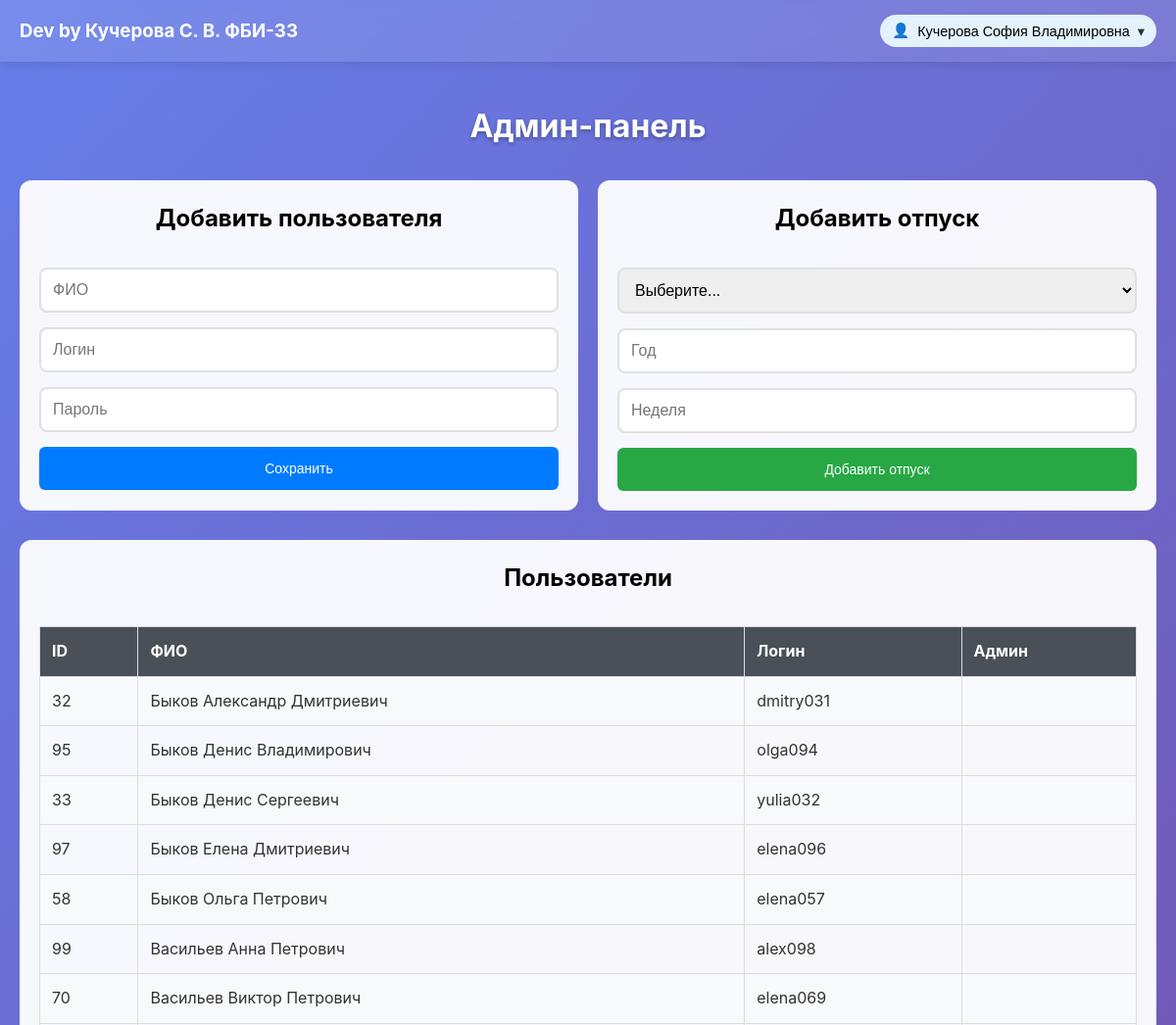
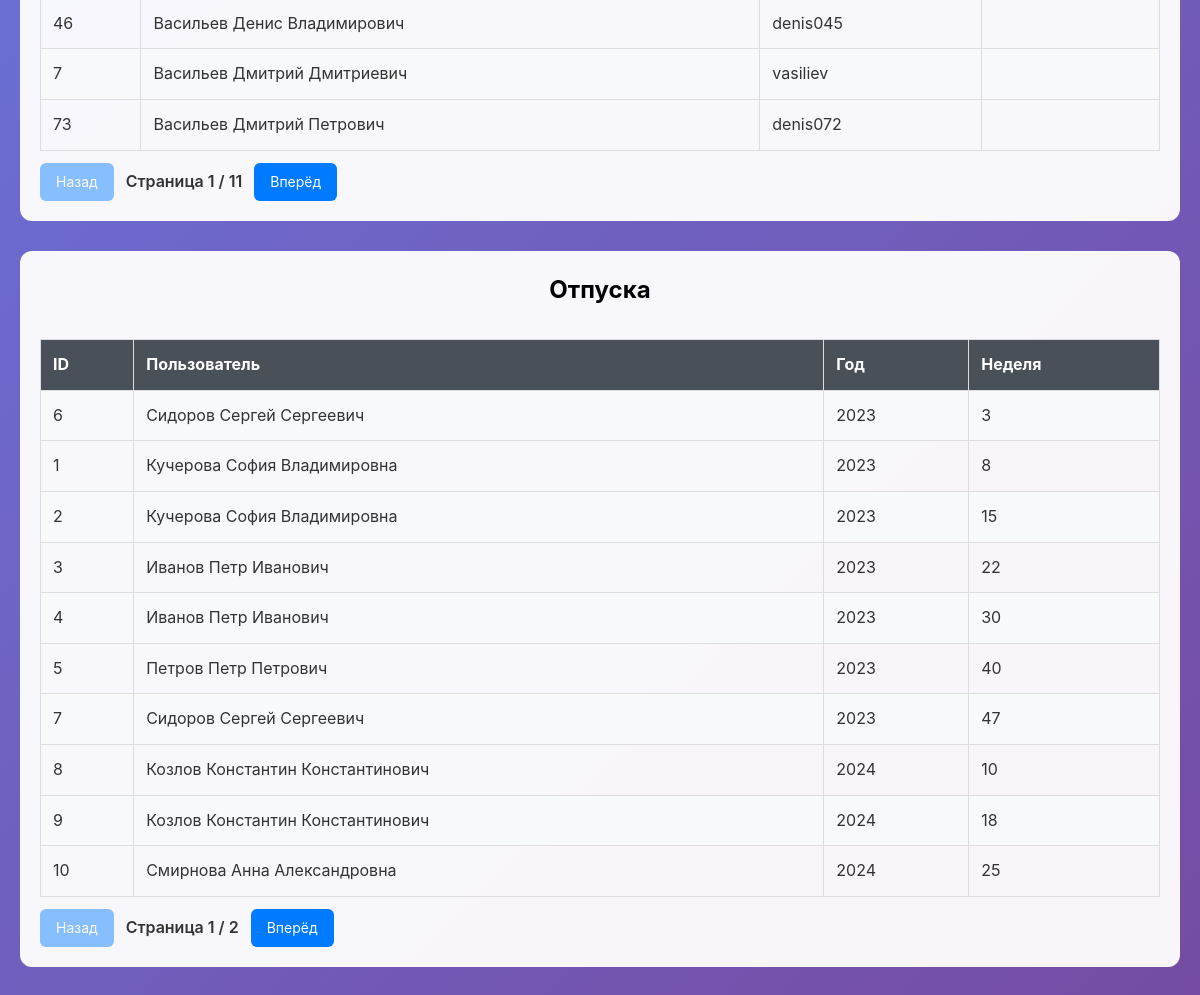
The page /admin (signed in) on the database its author committed (2 pictures, top to bottom).
### tables this page shows
CREATE TABLE users (
    id INTEGER PRIMARY KEY AUTOINCREMENT,
    full_name TEXT NOT NULL,
    login TEXT UNIQUE NOT NULL,
    password_hash TEXT NOT NULL,
    is_admin INTEGER DEFAULT 0
);

CREATE TABLE vacations (
    id INTEGER PRIMARY KEY AUTOINCREMENT,
    user_id INTEGER,
    year INTEGER NOT NULL,
    week_num INTEGER NOT NULL CHECK (week_num BETWEEN 1 AND 52),
    FOREIGN KEY(user_id) REFERENCES users(id) ON DELETE CASCADE,
    UNIQUE(year, week_num)
);

### app.py (the view, shortened to what this page needs)
@app.route('/admin', methods=['GET', 'POST'])
def admin_dashboard():
    if not session.get('is_admin'):
        flash('Доступ только для администратора')
        return redirect(url_for('index'))
    USERS_PER_PAGE = 10
    VACS_PER_PAGE = 10
    try:
        u_page = int(request.args.get('u_page', 1))
    except ValueError:
        u_page = 1
    try:
        v_page = int(request.args.get('v_page', 1))
    except ValueError:
        v_page = 1
    u_page = max(u_page, 1)
    v_page = max(v_page, 1)
    u_offset = (u_page - 1) * USERS_PER_PAGE
    v_offset = (v_page - 1) * VACS_PER_PAGE
    form_user = AdminUserForm()
    form_vacation = AdminVacationForm()
    with get_db() as conn:
        total_users = conn.execute('SELECT COUNT(*) AS cnt FROM users').fetchone()['cnt']
        total_vacs = conn.execute('SELECT COUNT(*) AS cnt FROM vacations').fetchone()['cnt']
        users = conn.execute(
            'SELECT * FROM users ORDER BY full_name LIMIT ? OFFSET ?',
            (USERS_PER_PAGE, u_offset)
        ).fetchall()
        vacations = conn.execute('''
            SELECT v.*, u.full_name
            FROM vacations v
            JOIN users u ON v.user_id = u.id
            ORDER BY v.year, v.week_num
            LIMIT ? OFFSET ?
        ''', (VACS_PER_PAGE, v_offset)).fetchall()
        all_users = conn.execute('SELECT id, full_name FROM users ORDER BY full_name').fetchall()
        form_vacation.user_id.choices = [('0', 'Выберите...')] + [(str(u['id']), u['full_name']) for u in all_users]
    u_pages = max(1, (total_users + USERS_PER_PAGE - 1) // USERS_PER_PAGE)
    v_pages = max(1, (total_vacs + VACS_PER_PAGE - 1) // VACS_PER_PAGE)
    if u_page > u_pages:
        u_page = u_pages
    if v_page > v_pages:
        v_page = v_pages
    return render_template(
        'dashboard.html',
        users=users,
        vacations=vacations,
        form_user=form_user,
        form_vacation=form_vacation,
        u_page=u_page, u_pages=u_pages,
        v_page=v_page, v_pages=v_pages
    )

### app.py
class AdminUserForm(FlaskForm):
    full_name = StringField('ФИО', [DataRequired()])
    login = StringField('Логин', [DataRequired(), Regexp(LOGIN_RE)])
    password = PasswordField('Пароль', [DataRequired(), Length(min=6), Regexp(LOGIN_RE)])
    submit = SubmitField('Сохранить')

class AdminVacationForm(FlaskForm):
    user_id = SelectField('Пользователь', [DataRequired()])
    year = IntegerField('Год', [DataRequired(), NumberRange(min=2000, max=2100)])
    week_num = IntegerField('Неделя', [DataRequired(), NumberRange(min=1, max=52)])
    submit = SubmitField('Добавить отпуск')

### app.py (called while the page is built)
@contextmanager
def get_db():
    conn = sqlite3.connect('vacations.db')
    conn.row_factory = sqlite3.Row
    try:
        yield conn
        conn.commit()
    except Exception:
        conn.rollback()
        raise
    finally:
        conn.close()

### templates/dashboard.html (shortened to what this page needs)
{% extends "base.html" %}
{% block content %}
<div class="admin-container">
    <h1>Админ-панель</h1>
    <div class="group-container">
        <div class="admin-section">
            <h2 class="form-h2">Добавить пользователя</h2>
            <form method="POST" class="form admin-form">
                <div class="form-row">
                    {{ form_user.full_name(class="form-input", placeholder="ФИО") }}
                    {{ form_user.login(class="form-input", placeholder="Логин") }}
                    {{ form_user.password(class="form-input", placeholder="Пароль") }}
                </div>
                {{ form_user.submit(class="btn btn-submit btn-primary") }}
            </form>
        </div>
        <div class="admin-section">
            <h2 class="form-h2">Добавить отпуск</h2>
            <form method="POST" class=" form admin-form">
                <div class="form-row">
                    {{ form_vacation.user_id(class="form-input") }}
                    {{ form_vacation.year(class="form-input", placeholder="Год") }}
                    {{ form_vacation.week_num(class="form-input", placeholder="Неделя") }}
                </div>
                {{ form_vacation.submit(class="btn btn-submit btn-success") }}
            </form>
        </div>
    </div>
    <div class="admin-section">
        <h2 class="form-h2">Пользователи</h2>
        <table class="admin-table" id="usersTable">
            <tr><th>ID</th><th>ФИО</th><th>Логин</th><th>Админ</th></tr>
            {% for user in users %}
            <tr class="js-user-row"
                data-id="{{ user.id }}"
                data-full_name="{{ user.full_name }}"
                data-login="{{ user.login }}"
                data-is_admin="{{ 1 if user.is_admin else 0 }}">
                <td class="clickable-td">{{ user.id }}</td>
                <td class="clickable-td" data-field="full_name">{{ user.full_name }}</td>
                <td class="clickable-td" data-field="login">{{ user.login }}</td>
                <td class="clickable-td" data-field="is_admin">
                </td>
            </tr>
            {% endfor %}
        </table>
        <div class="pager">
            <a class="btn btn-primary {% if u_page <= 1 %}btn-disabled{% endif %}"
               href="{{ url_for('admin_dashboard', u_page=u_page-1, v_page=v_page) }}">Назад</a>
            <span class="pager-info">Страница {{ u_page }} / {{ u_pages }}</span>
            <a class="btn btn-primary {% if u_page >= u_pages %}btn-disabled{% endif %}"
               href="{{ url_for('admin_dashboard', u_page=u_page+1, v_page=v_page) }}">Вперёд</a>
        </div>
    </div>
    <div class="admin-section">
        <h2 class="form-h2">Отпуска</h2>
        <table class="admin-table" id="vacationsTable">
            <tr><th>ID</th><th>Пользователь</th><th>Год</th><th>Неделя</th></tr>
            {% for vac in vacations %}
            <tr class="js-vac-row"
                data-id="{{ vac.id }}"
                data-user_id="{{ vac.user_id }}"
                data-year="{{ vac.year }}"
                data-week_num="{{ vac.week_num }}">
                <td class="clickable-td">{{ vac.id }}</td>
                <td class="clickable-td" data-field="user_id">{{ vac.full_name }}</td>
                <td class="clickable-td" data-field="year">{{ vac.year }}</td>
                <td class="clickable-td" data-field="week_num">{{ vac.week_num }}</td>
            </tr>
            {% endfor %}
        </table>
        <div class="pager">
            <a class="btn btn-primary {% if v_page <= 1 %}btn-disabled{% endif %}"
               href="{{ url_for('admin_dashboard', u_page=u_page, v_page=v_page-1) }}">Назад</a>
            <span class="pager-info">Страница {{ v_page }} / {{ v_pages }}</span>
            <a class="btn btn-primary {% if v_page >= v_pages %}btn-disabled{% endif %}"
               href="{{ url_for('admin_dashboard', u_page=u_page, v_page=v_page+1) }}">Вперёд</a>
        </div>
    </div>
</div>
{% endblock %}

### templates/base.html (shortened to what this page needs)
<!DOCTYPE html>
<html lang="ru">
<head>
    <link rel="stylesheet" href="{{ url_for('static', filename='style.css') }}">
</head>
<body>
    <div class="header">
        <h3 class="name-creator">Dev by Кучерова С. В. ФБИ-33</h3>
        {% if session.user_id %}
        <div class="user-menu" id="userMenu">
            <button class="user-menu-btn" id="userMenuBtn" type="button" aria-expanded="false">
                <span class="user-icon" aria-hidden="true">👤</span>
                <span class="user-name">{{ session.full_name }}</span>
                <span class="user-caret" aria-hidden="true">▾</span>
            </button>
        </div>
        {% endif %}
    </div>
    {% block content %}{% endblock %}
</body>
</html>

### static/style.css (style rules this page uses)
* { margin: 0; padding: 0; box-sizing: border-box; }
body { font-family: -apple-system, BlinkMacSystemFont, 'Segoe UI', Roboto, sans-serif; line-height: 1.6; color: #333; background: linear-gradient(135deg, #667eea 0%, #764ba2 100%); min-height: 100vh; }
.header { position: sticky; top: 0; background: rgba(255, 255, 255, 0.11); backdrop-filter: blur(10px); padding: 15px 20px; box-shadow: 0 2px 10px rgba(0,0,0,0.1); display: flex; justify-content: space-between; align-items: center; gap: 15px; z-index: 100; }
.name-creator { color: #fff; }
.btn, .btn-logout { padding: 8px 16px; border: none; border-radius: 6px; text-decoration: none; cursor: pointer; font-size: 14px; transition: all 0.2s; }
.btn-submit { padding: 14px 16px; }
.btn-primary { background: #007bff; color: white; }
.btn-success { background: #28a745; color: white; }
.group-container { display: flex; justify-content: center; gap: 20px; }
.form { display: flex; flex-direction: column; }
.form-h2 { color: #000000; text-shadow: none; }
.form-input { width: 100%; padding: 12px; border: 2px solid #e0e0e0; border-radius: 8px; font-size: 16px; transition: border-color 0.2s; }
h1, h2 { text-align: center; margin-bottom: 30px; color: white; text-shadow: 0 2px 4px rgba(0,0,0,0.3); }
.admin-container { max-width: 1200px; margin: 20px auto; padding: 20px; }
.admin-section { width: 100%; background: rgba(255,255,255,0.95); margin-bottom: 30px; padding: 20px; border-radius: 12px; }
.admin-form .form-row { display: flex; flex-direction: column; gap: 15px; margin-bottom: 15px; }
.admin-form .form-row .form-input { flex: 1; }
.admin-table { width: 100%; border-collapse: collapse; margin-top: 15px; }
.admin-table th, .admin-table td { padding: 12px; border: 1px solid #ddd; text-align: left; }
.admin-table th { background: #495057; color: white; }
.admin-table tr:nth-child(even) { background: #f8f9fa; }
.clickable-td[data-field] { cursor: pointer; }
.pager { margin-top: 12px; display: flex; gap: 12px; align-items: center; }
.pager-info { color: #333; font-weight: 600; }
.btn-disabled { pointer-events: none; opacity: 0.45; }
.user-menu { position: relative; }
.user-menu-btn { background: #e3f2fd; border: none; padding: 8px 12px; border-radius: 20px; cursor: pointer; display: flex; align-items: center; gap: 8px; font-size: 0.9em; font-weight: 500; }
.user-caret { opacity: 0.8; }

### rows shown on the page
users: full_name "Кучерова София Владимировна"
users: id "32", full_name "Быков Александр Дмитриевич", login "dmitry031"
users: id "95", full_name "Быков Денис Владимирович", login "olga094"
users: id "33", full_name "Быков Денис Сергеевич", login "yulia032"
users: id "97", full_name "Быков Елена Дмитриевич", login "elena096"
users: id "58", full_name "Быков Ольга Петрович", login "elena057"
users: id "99", full_name "Васильев Анна Петрович", login "alex098"
users: id "70", full_name "Васильев Виктор Петрович", login "elena069"
users: id "46", full_name "Васильев Денис Владимирович", login "denis045"
users: id "7", full_name "Васильев Дмитрий Дмитриевич", login "vasiliev"
users: id "73", full_name "Васильев Дмитрий Петрович", login "denis072"
vacations: id "6", full_name "Сидоров Сергей Сергеевич", year "2023", week_num "3"
vacations: id "1", full_name "Кучерова София Владимировна", year "2023", week_num "8"
vacations: id "2", full_name "Кучерова София Владимировна", year "2023", week_num "15"
vacations: id "3", full_name "Иванов Петр Иванович", year "2023", week_num "22"
vacations: id "4", full_name "Иванов Петр Иванович", year "2023", week_num "30"
vacations: id "5", full_name "Петров Петр Петрович", year "2023", week_num "40"
vacations: id "7", full_name "Сидоров Сергей Сергеевич", year "2023", week_num "47"
vacations: id "8", full_name "Козлов Константин Константинович", year "2024", week_num "10"
vacations: id "9", full_name "Козлов Константин Константинович", year "2024", week_num "18"
vacations: id "10", full_name "Смирнова Анна Александровна", year "2024", week_num "25"

### other values the page prints
{{ u_page }} "1"
{{ u_pages }} "11"
{{ v_page }} "1"
{{ v_pages }} "2"
